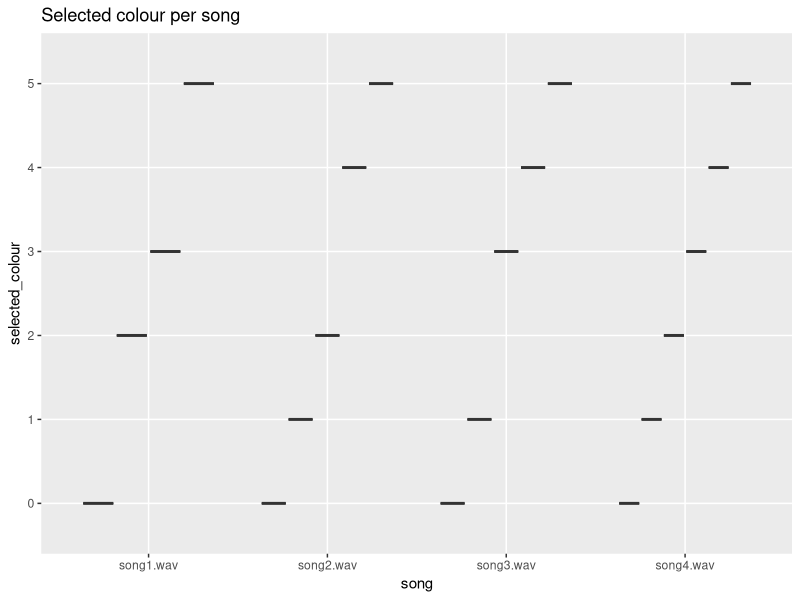

Generate this figure with R: (Note: this script raises an error after producing the figure.)
## ---- chunk 1
knitr::opts_chunk$set(echo = TRUE)
## ---- chunk 2
# we load the packages
library(dplyr)
library(ggplot2)
library(tidyverse)

# Set seed for reproducability
set.seed(1)

# set working directory
setwd("C:/Users/au672599/OneDrive - Aarhus Universitet/Documents/PhD Rebecca/Summer School/Online studies data")

# load in the data file. Note this only works with a .csv file. Here you need to change the name of the file.

data <- read.csv('survey_data_group4.csv')
data$X <- NULL

# if it worked correctly, you should now see the dataframe 'data' appear in the Environment panel. You can click on it, to open it and check that it looks like your messy data file.
## ---- chunk 3

print(length(unique(data$run_id)))
# whatever outputs here is the number of respondents

# distribution of age
data$age <- factor(data$age, levels = c("18 - 25", "26 - 32", "33 - 40", "41 or older"))
summary(data$age)

# distribution of favourite colours
data$favourite_colour <- factor(data$favourite_colour)
summary(data$favourite_colour)

# colour per song
# note: here you can change the numbers for the names of the colours if you like
data$selected_colour <- factor(data$selected_colour)
summary(data$selected_colour)

results_table_colour_per_song <- data %>%
  group_by(song) %>% 
  summarise('0' = sum(selected_colour == 0),
            '1' = sum(selected_colour == 1),
            '2' = sum(selected_colour == 2),
            '3' = sum(selected_colour == 3),
            '4' = sum(selected_colour == 4),
            '5' = sum(selected_colour == 5))

# familiarity per song
results_table_fam_per_song <- data %>%
  group_by(song) %>% 
  summarise(mean= mean(familiarity),
            max= max(familiarity),
            min = min(familiarity))

# familiarity per colour
results_table_fam_per_colour <- data %>%
  group_by(selected_colour) %>% 
  summarise(mean= mean(familiarity),
            max= max(familiarity),
            min = min(familiarity))

# we can also do colour per song and familiarity
#although this doesn't actually tell you much
results_table_colour_per_song_fam <- data %>%
  group_by(song, familiarity) %>% 
  summarise('0' = sum(selected_colour == 0),
            '1' = sum(selected_colour == 1),
            '2' = sum(selected_colour == 2),
            '3' = sum(selected_colour == 3),
            '4' = sum(selected_colour == 4),
            '5' = sum(selected_colour == 5))
## ---- chunk 4

ggplot(data, aes(x=song, y=selected_colour ))+
geom_boxplot()+
  labs(title = 'Selected colour per song')

ggplot(data, aes(x=song, y=familiairty ))+
geom_boxplot()+
  labs(title = 'Familiarity per song')

ggplot(data, aes(x=selected_colour, y=familiarity ))+
geom_boxplot()+
  labs(title = 'Familiarity per selected colour')

ggplot(data, aes(x=song, y=familiarity, fill = selected_colour))+
geom_boxplot()+
  labs(title = 'Selected colour per song and familiarity')
# you could probably make the colours in the plot correspond to what they are in real life

